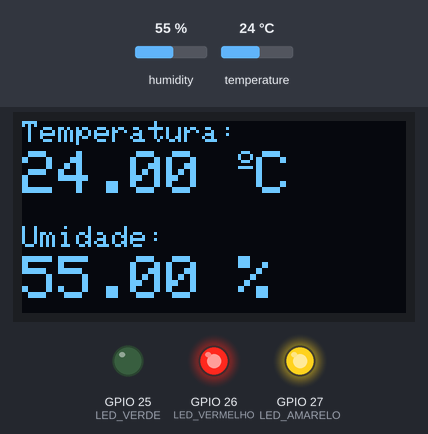
Simulated run of this sketch. Board: ESP32. On the bench: 128×64 one-colour display, output pins drawn as LEDs (lit = HIGH). The inputs (shaded band) are chosen by the test bench; at power-on: humidity 55 %, temperature 24 °C. WiFi joins after 1.5 s; servers stay silent unless stated; no MQTT or app messages arrive unless stated; pins used as bus, display or sensor lines are not drawn; what the sketch prints to the serial monitor is not drawn.

Above: at 14.4 s.
14.5 s: humidity set to 51 %
At 22.4 s:
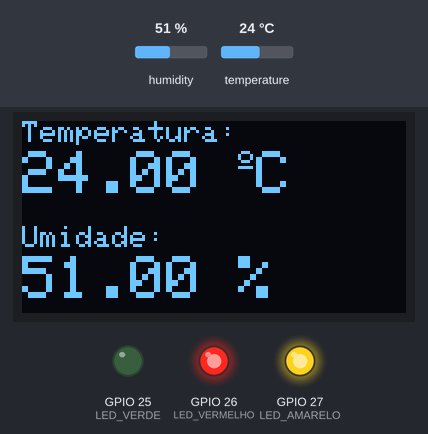
23.3 s: humidity set to 48 %
At 28.4 s:
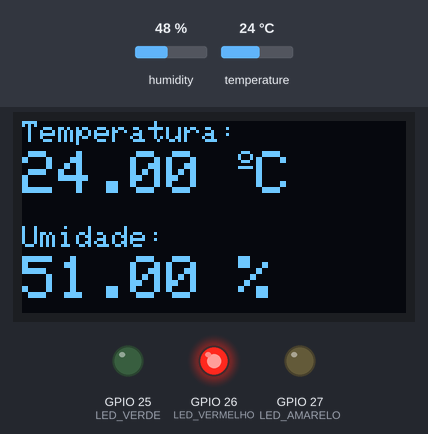
31.3 s: temperature set to 12 °C
At 39.4 s:
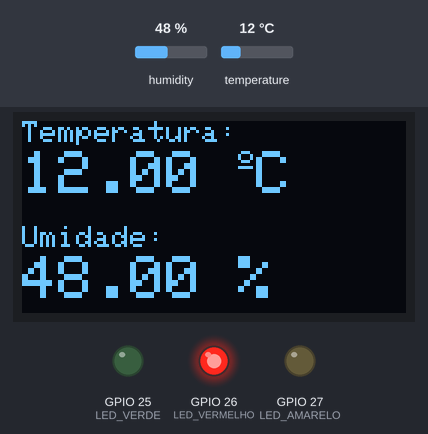
52.4 s: temperature set to 19 °C
At 62.5 s:
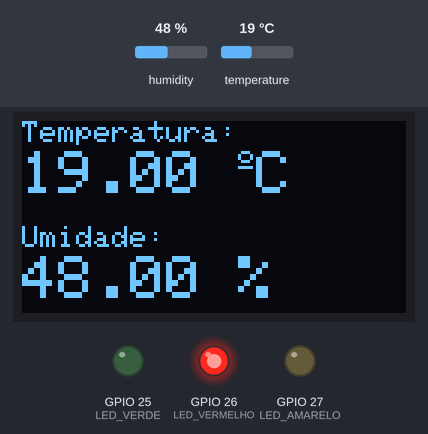
Timing chart, 0 to 64.0 s (numbered marks = the images above; inputs shaded):
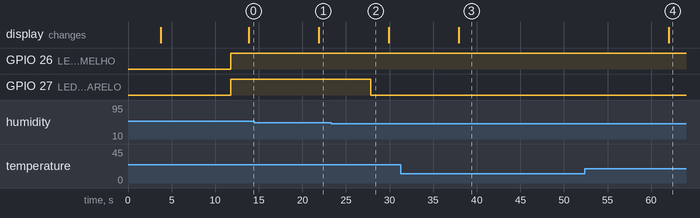

Measured:
- the behaviour switches between 50 and 49 % on humidity (found by bisection; images 1 and 2)
- after the input at 14.5 s, the display: changes after 7.4 s (image 1)
- after the input at 23.3 s, GPIO 27 (LED_AMARELO): HIGH → LOW after 4.6 s
- after the input at 31.3 s, the display: changes after 6.6 s (image 3)
- after the input at 52.4 s, the display: changes after 9.6 s (image 4)

The sketch:

gs_edge.ino
```cpp
//Autor: Fábio Henrique Cabrini
//Resumo: Esse programa possibilita ligar e desligar o led onboard, além de mandar o status para o Broker MQTT possibilitando o Helix saber
//se o led está ligado ou desligado.
//Revisões:
//Rev1: 26-08-2023 Código portado para o ESP32 e para realizar a leitura de luminosidade e publicar o valor em um tópico aprorpiado do broker
//Autor Rev1: Lucas Demetrius Augusto
//Rev2: 28-08-2023 Ajustes para o funcionamento no FIWARE Descomplicado
//Autor Rev2: Fábio Henrique Cabrini

#include <WiFi.h>
#include <Wire.h>
#include <Adafruit_GFX.h>
#include <Adafruit_SSD1306.h>
#include <Adafruit_Sensor.h>
#include <DHT.h>
#include <PubSubClient.h> // Importa a Biblioteca PubSubClient

//defines:
//defines de id mqtt e tópicos para publicação e subscribe denominado TEF(Telemetria e Monitoramento de Equipamentos)
#define TOPICO_SUBSCRIBE    "/TEF/hosp200/cmd"        //tópico MQTT de escuta
#define TOPICO_PUBLISH      "/TEF/hosp200/attrs"      //tópico MQTT de envio de informações para Broker
#define TOPICO_PUBLISH_2    "/TEF/hosp200/attrs/l"    //tópico MQTT de envio de informações para Broker
#define TOPICO_PUBLISH_3    "/TEF/hosp200/attrs/h"    //tópico MQTT de envio de informações para Broker
#define TOPICO_PUBLISH_4    "/TEF/hosp200/attrs/t"    //tópico MQTT de envio de informações para Broker
                                                      //IMPORTANTE: recomendamos fortemente alterar os nomes
                                                      //            desses tópicos. Caso contrário, há grandes
                                                      //            chances de você controlar e monitorar o ESP32
                                                      //            de outra pessoa.
#define ID_MQTT  "fiware_200"   //id mqtt (para identificação de sessão)
                                 //IMPORTANTE: este deve ser único no broker (ou seja,
                                 //            se um client MQTT tentar entrar com o mesmo
                                 //            id de outro já conectado ao broker, o broker
                                 //            irá fechar a conexão de um deles).
                                 // o valor "n" precisa ser único!

#define SCREEN_WIDTH 128 // OLED display width, in pixels
#define SCREEN_HEIGHT 64 // OLED display height, in pixels

// Declaration for an SSD1306 display connected to I2C (SDA, SCL pins)
Adafruit_SSD1306 display(SCREEN_WIDTH, SCREEN_HEIGHT, &Wire, -1);

#define DHTPIN 15     // Digital pin connected to the DHT sensor

// Defina os pinos para os LEDs
#define LED_AMARELO 27
#define LED_VERMELHO 26
#define LED_VERDE 25

#define DHTTYPE    DHT22

DHT dht(DHTPIN, DHTTYPE);

// WIFI
const char* SSID = "Wokwi-GUEST"; // SSID / nome da rede WI-FI que deseja se conectar
const char* PASSWORD = ""; // Senha da rede WI-FI que deseja se conectar

// MQTT
const char* BROKER_MQTT = "46.17.108.113"; //URL do broker MQTT que se deseja utilizar
int BROKER_PORT = 1883; // Porta do Broker MQTT

// Saídas Leds
int D4 = 2;       // Led builtin do ESP32 (led na placa)

//Variáveis e objetos globais
WiFiClient espClient; // Cria o objeto espClient
PubSubClient MQTT(espClient); // Instancia o Cliente MQTT passando o objeto espClient
char EstadoSaida = '0';  //variável que armazena o estado atual da saída

//Prototypes
void initWiFi();
void initMQTT();
void reconectWiFi();
void mqtt_callback(char* topic, byte* payload, unsigned int length);
void VerificaConexoesWiFIEMQTT(void);
void InitOutput(void);

void setup() {
  Serial.begin(115200);

  pinMode(LED_VERMELHO, OUTPUT);
  pinMode(LED_VERDE, OUTPUT);
  pinMode(LED_AMARELO, OUTPUT);

  InitOutput();
  initWiFi();
  initMQTT();
  dht.begin();
  MQTT.publish(TOPICO_PUBLISH, "s|off");

  if(!display.begin(SSD1306_SWITCHCAPVCC, 0x3C)) {
    Serial.println(F("SSD1306 allocation failed"));
    for(;;);
  }
  delay(2000);
  display.clearDisplay();
  display.setTextColor(WHITE);
}

//Função: inicializa e conecta-se na rede WI-FI desejada
//Parâmetros: nenhum
//Retorno: nenhum
void initWiFi()
{
    delay(10);
    Serial.println("------Conexao WI-FI------");
    Serial.print("Conectando-se na rede: ");
    Serial.println(SSID);
    Serial.println("Aguarde");

    reconectWiFi();
}

//Função: inicializa parâmetros de conexão MQTT(endereço do
//        broker, porta e seta função de callback)
//Parâmetros: nenhum
//Retorno: nenhum
void initMQTT()
{
    MQTT.setServer(BROKER_MQTT, BROKER_PORT);   //informa qual broker e porta deve ser conectado
    MQTT.setCallback(mqtt_callback);            //atribui função de callback (função chamada quando qualquer informação de um dos tópicos subescritos chega)
}

//Função: função de callback
//        esta função é chamada toda vez que uma informação de
//        um dos tópicos subescritos chega)
//Parâmetros: nenhum
//Retorno: nenhum
void mqtt_callback(char* topic, byte* payload, unsigned int length)
{
    String msg;

    //obtem a string do payload recebido
    for(int i = 0; i < length; i++)
    {
       char c = (char)payload[i];
       msg += c;
    }

    Serial.print("- Mensagem recebida: ");
    Serial.println(msg);

    //toma ação dependendo da string recebida:
    //verifica se deve colocar nivel alto de tensão na saída D0:
    //IMPORTANTE: o Led já contido na placa é acionado com lógica invertida (ou seja,
    //enviar HIGH para o output faz o Led apagar / enviar LOW faz o Led acender)
    if (msg.equals("hosp200@on|"))
    {
        digitalWrite(D4, HIGH);
        EstadoSaida = '1';
    }

    //verifica se deve colocar nivel alto de tensão na saída D0:
    if (msg.equals("hosp200@off|"))
    {
        digitalWrite(D4, LOW);
        EstadoSaida = '0';
    }
}

//Função: reconecta-se ao broker MQTT (caso ainda não esteja conectado ou em caso de a conexão cair)
//        em caso de sucesso na conexão ou reconexão, o subscribe dos tópicos é refeito.
//Parâmetros: nenhum
//Retorno: nenhum
void reconnectMQTT()
{
    while (!MQTT.connected())
    {
        Serial.print("* Tentando se conectar ao Broker MQTT: ");
        Serial.println(BROKER_MQTT);
        if (MQTT.connect(ID_MQTT))
        {
            Serial.println("Conectado com sucesso ao broker MQTT!");
            MQTT.subscribe(TOPICO_SUBSCRIBE);
        }
        else
        {
            Serial.println("Falha ao reconectar no broker.");
            Serial.println("Havera nova tentatica de conexao em 2s");
            delay(2000);
        }
    }
}

//Função: reconecta-se ao WiFi
//Parâmetros: nenhum
//Retorno: nenhum
void reconectWiFi()
{
    //se já está conectado a rede WI-FI, nada é feito.
    //Caso contrário, são efetuadas tentativas de conexão
    if (WiFi.status() == WL_CONNECTED)
        return;

    WiFi.begin(SSID, PASSWORD); // Conecta na rede WI-FI

    while (WiFi.status() != WL_CONNECTED)
    {
        delay(100);
        Serial.print(".");
    }

    Serial.println();
    Serial.print("Conectado com sucesso na rede ");
    Serial.print(SSID);
    Serial.println("IP obtido: ");
    Serial.println(WiFi.localIP());
}

//Função: verifica o estado das conexões WiFI e ao broker MQTT.
//        Em caso de desconexão (qualquer uma das duas), a conexão
//        é refeita.
//Parâmetros: nenhum
//Retorno: nenhum
void VerificaConexoesWiFIEMQTT(void)
{
    if (!MQTT.connected())
        reconnectMQTT(); //se não há conexão com o Broker, a conexão é refeita

     reconectWiFi(); //se não há conexão com o WiFI, a conexão é refeita
}

//Função: envia ao Broker o estado atual do output
//Parâmetros: nenhum
//Retorno: nenhum
void EnviaEstadoOutputMQTT(void)
{
    if (EstadoSaida == '1')
    {
      MQTT.publish(TOPICO_PUBLISH, "s|on");
      Serial.println("- Led Ligado");
    }
    if (EstadoSaida == '0')
    {
      MQTT.publish(TOPICO_PUBLISH, "s|off");
      Serial.println("- Led Desligado");
    }
    Serial.println("- Estado do LED onboard enviado ao broker!");
    delay(1000);
}

//Função: inicializa o output em nível lógico baixo
//Parâmetros: nenhum
//Retorno: nenhum
void InitOutput(void)
{
    //IMPORTANTE: o Led já contido na placa é acionado com lógica invertida (ou seja,
    //enviar HIGH para o output faz o Led apagar / enviar LOW faz o Led acender)
    pinMode(D4, OUTPUT);
    digitalWrite(D4, HIGH);

    boolean toggle = false;

    for(int i = 0; i <= 10; i++)
    {
        toggle = !toggle;
        digitalWrite(D4,toggle);
        delay(200);
    }

    digitalWrite(D4, LOW);
}

void loop() {
  delay(5000);

  char msgBuffer[4];
  //garante funcionamento das conexões WiFi e ao broker MQTT
  VerificaConexoesWiFIEMQTT();

  //envia o status de todos os outputs para o Broker no protocolo esperado
  EnviaEstadoOutputMQTT();


  //read temperature and humidity
  float temperatura = dht.readTemperature();
  float umidade = dht.readHumidity();

  if (isnan(umidade) || isnan(temperatura)) {
    Serial.println("Failed to read from DHT sensor!");
  }

  // clear display
  display.clearDisplay();

  // display temperature
  display.setTextSize(1);
  display.setCursor(0,0);
  display.print("Temperatura: ");
  display.setTextSize(2);
  display.setCursor(0,10);
  display.print(temperatura);
  display.print(" ");
  display.setTextSize(1);
  display.cp437(true);
  display.write(167);
  display.setTextSize(2);
  display.print("C");

  // display humidity
  display.setTextSize(1);
  display.setCursor(0, 35);
  display.print("Umidade: ");
  display.setTextSize(2);
  display.setCursor(0, 45);
  display.print(umidade);
  display.print(" %");

  // Control LEDs based on temperature and humidity
  if (temperatura >= -40 && temperatura <= 0) {
    digitalWrite(LED_VERDE, HIGH);   // Verde aceso
    digitalWrite(LED_VERMELHO, LOW); // Vermelho apagado
  } else if (temperatura > 0 && temperatura <= 80) {
    digitalWrite(LED_VERMELHO, HIGH);  // Vermelho aceso
    digitalWrite(LED_VERDE, LOW);      // Verde apagado
  } else {
    // Caso a temperatura não esteja em nenhum dos intervalos acima,
    // todos os LEDs são apagados
    digitalWrite(LED_VERDE, LOW);
    digitalWrite(LED_VERMELHO, LOW);
  }

  // Controle do LED amarelo baseado na umidade
  if (umidade >= 50 && umidade <= 100) {
    digitalWrite(LED_AMARELO, HIGH);  // Amarelo aceso
  } else {
    digitalWrite(LED_AMARELO, LOW);   // Amarelo apagado
  }

  Serial.println("Temperatura: " + String(temperatura, 2) + "°C");
  Serial.println("Umidade: " + String(umidade, 1) + "%");
  Serial.println("---");
  delay(2000); // Wait for a new reading from the sensor (DHT22 has ~0.5Hz sample rate)

  //Publicação tópico MQTT Umidade
  dtostrf(umidade, 4, 1, msgBuffer);
  MQTT.publish(TOPICO_PUBLISH_3,msgBuffer);

  //Publicação tópico MQTT Temperatura
  dtostrf(temperatura, 4, 1, msgBuffer);
  MQTT.publish(TOPICO_PUBLISH_4,msgBuffer);

  //keep-alive da comunicação com broker MQTT
  MQTT.loop();

  display.display();
}
```
